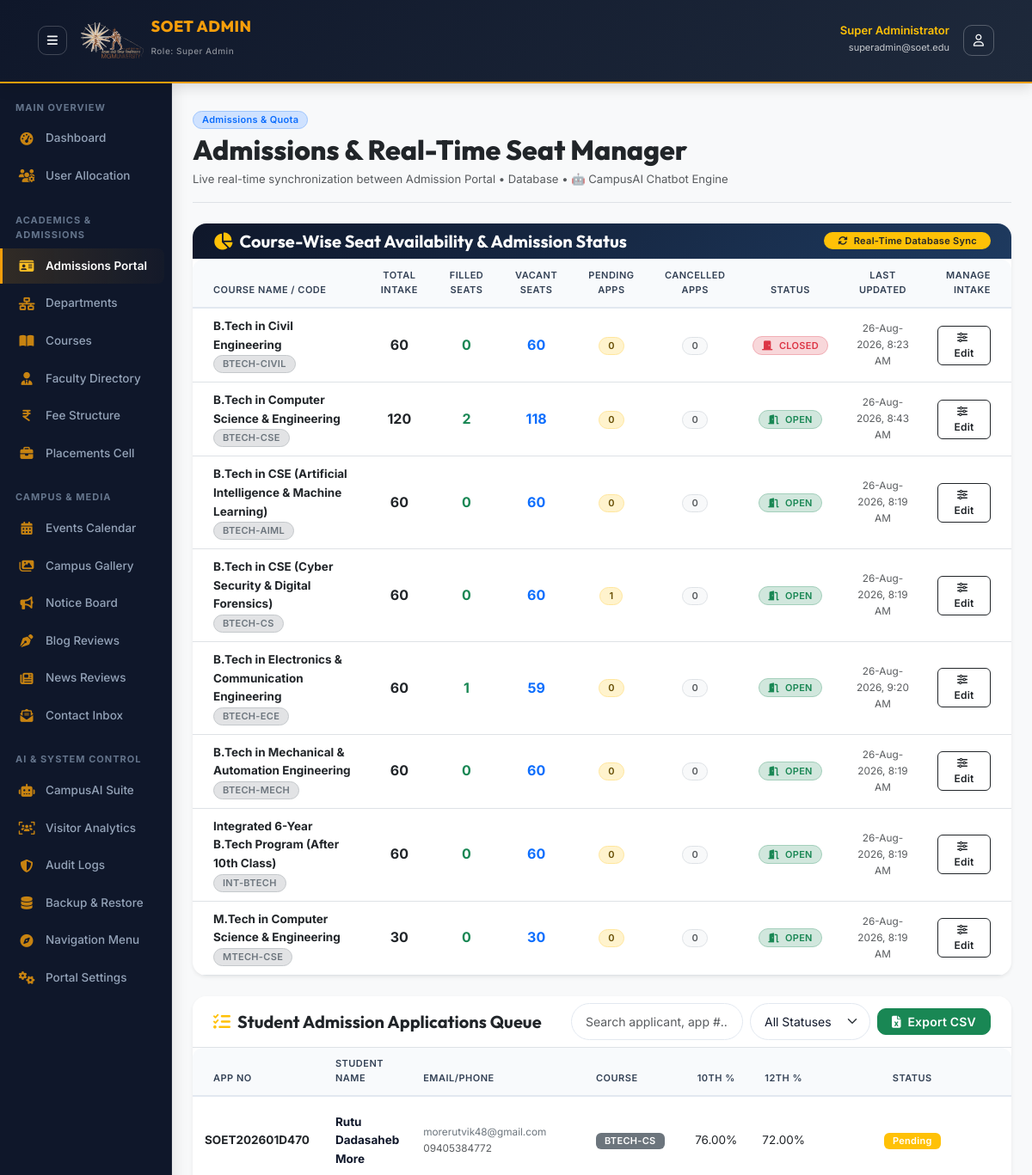
Page /admin/modules/admissions.php (signed in, upper part) on the earlier database version.
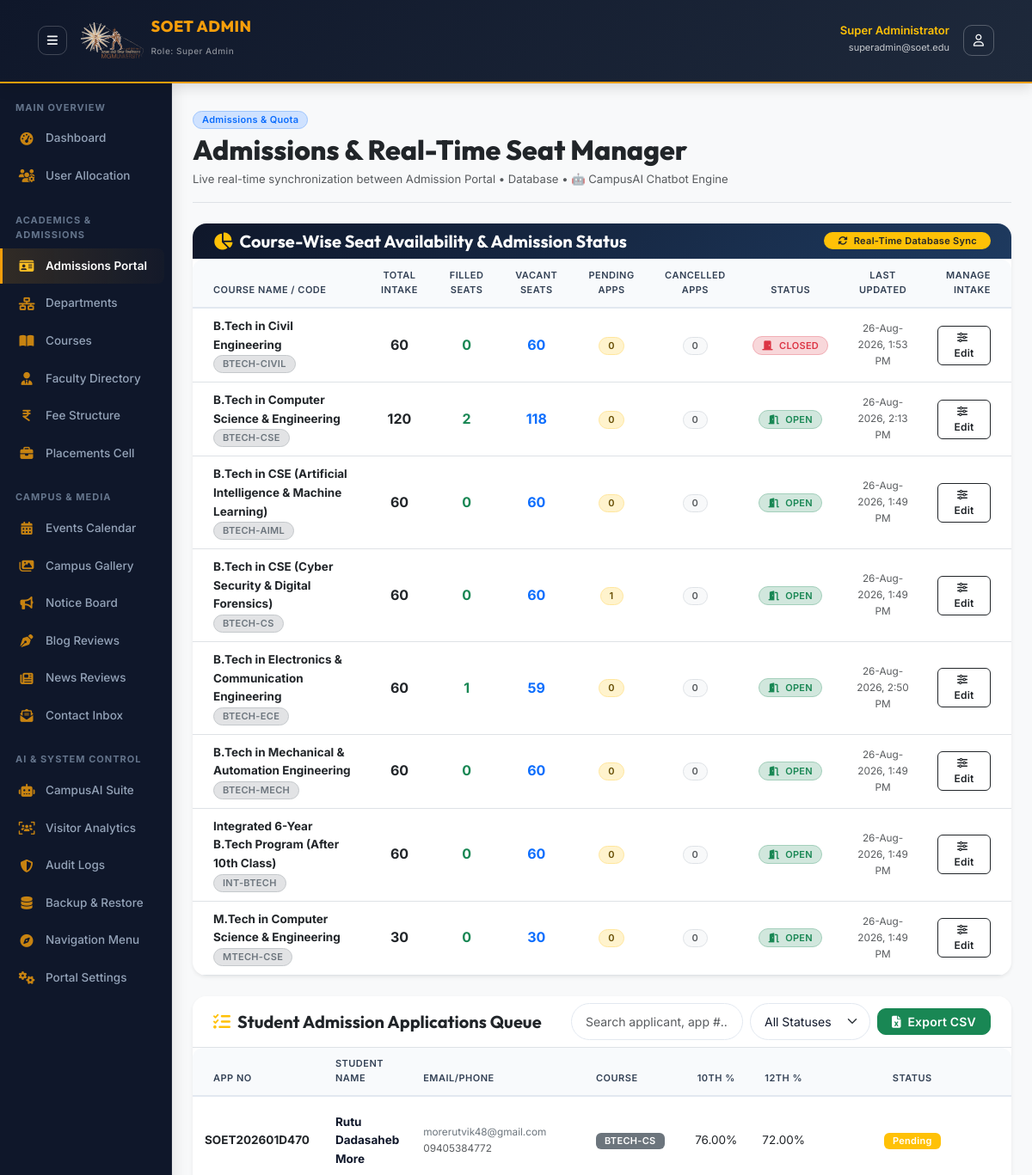
Same page on the later database version.
### tables this page shows
CREATE TABLE `courses` (
  `id` int(11) NOT NULL AUTO_INCREMENT,
  `department_id` int(11) NOT NULL,
  `name` varchar(100) NOT NULL,
  `code` varchar(20) NOT NULL,
  `description` text DEFAULT NULL,
  `image_path` varchar(255) DEFAULT NULL,
  `duration_years` int(11) DEFAULT 4,
  `semester_count` int(11) DEFAULT 8,
  `intake_capacity` int(11) DEFAULT 60,
  `filled_seats` int(11) NOT NULL DEFAULT 0,
  `admission_status` enum('OPEN','CLOSED','PAUSED') NOT NULL DEFAULT 'OPEN',
  `fee_year_1` decimal(10,2) DEFAULT 150000.00,
  `fee_year_2` decimal(10,2) DEFAULT 150000.00,
  `fee_year_3` decimal(10,2) DEFAULT 150000.00,
  `fee_year_4` decimal(10,2) DEFAULT 150000.00,
  `syllabus_pdf_year_1` varchar(255) DEFAULT NULL,
  `syllabus_pdf_year_2` varchar(255) DEFAULT NULL,
  `syllabus_pdf_year_3` varchar(255) DEFAULT NULL,
  `syllabus_pdf_year_4` varchar(255) DEFAULT NULL,
  `is_active` tinyint(1) DEFAULT 1,
  `updated_at` timestamp NOT NULL DEFAULT current_timestamp() ON UPDATE current_timestamp(),
  `created_at` timestamp NOT NULL DEFAULT current_timestamp(),
  PRIMARY KEY (`id`),
  UNIQUE KEY `code` (`code`),
  KEY `department_id` (`department_id`),
  KEY `idx_active_status` (`is_active`,`admission_status`),
  CONSTRAINT `courses_ibfk_1` FOREIGN KEY (`department_id`) REFERENCES `departments` (`id`) ON DELETE CASCADE
);

### core/Database.php (called while the page is built, shortened)
<?php
class Database
{
    private static ?Database $instance = null;
    private PDO $pdo;
    private function __construct()
    {
        $options = [
            PDO::ATTR_ERRMODE            => PDO::ERRMODE_EXCEPTION,
            PDO::ATTR_DEFAULT_FETCH_MODE => PDO::FETCH_ASSOC,
            PDO::ATTR_EMULATE_PREPARES   => false,
            PDO::ATTR_TIMEOUT            => 3,
        ];
        $rawHost = defined('DB_HOST') ? DB_HOST : '127.0.0.1';
        $port = defined('DB_PORT') ? DB_PORT : '3307';
        $dbName = defined('DB_NAME') ? DB_NAME : 'soet_college';
        $dbUser = defined('DB_USER') ? DB_USER : 'root';
        $dbPass = defined('DB_PASS') ? DB_PASS : '';
        $charset = defined('DB_CHARSET') ? DB_CHARSET : 'utf8mb4';
        $host = $rawHost;
        $dsnCandidates = [
            "mysql:host={$host};port={$port};dbname={$dbName};charset={$charset}",
            "mysql:host=127.0.0.1;port=3307;dbname={$dbName};charset={$charset}",
            "mysql:host=localhost;port=3307;dbname={$dbName};charset={$charset}",
            "mysql:host=127.0.0.1;port=3306;dbname={$dbName};charset={$charset}",
            "mysql:host=localhost;dbname={$dbName};charset={$charset}"
        ];
        $firstException = null;
        foreach (array_unique($dsnCandidates) as $dsn) {
            try {
                $this->pdo = new PDO($dsn, $dbUser, $dbPass, $options);
                return;
            } catch (PDOException $e) {
                if ($firstException === null) {
                    $firstException = $e;
                }
                $lastException = $e;
            }
        }
    }
    public static function getInstance(): Database
    {
        if (self::$instance === null) {
            self::$instance = new self();
        }
        return self::$instance;
    }
    public function query(string $sql, array $params = []): PDOStatement
    {
        $stmt = $this->pdo->prepare($sql);
        $stmt->execute($params);
        return $stmt;
    }
    public function fetchAll(string $sql, array $params = []): array
    {
        return $this->query($sql, $params)->fetchAll();
    }
}

### core/ContentManager.php (called while the page is built, shortened)
<?php
class ContentManager
{
    public Database $db;
    public function __construct()
    {
        $this->db = Database::getInstance();
    }
    public function getCourseSeatMetrics(?int $courseId = null): array
    {
        $sql = "SELECT c.id as course_id, c.name as course_name, c.code as course_code,
                       c.intake_capacity, c.filled_seats, c.admission_status, c.updated_at,
                       d.name as department_name,
                       (SELECT COUNT(*) FROM admissions a WHERE a.course_id = c.id AND a.status = 'pending') as pending_applications,
                       (SELECT COUNT(*) FROM admissions a WHERE a.course_id = c.id AND a.status = 'cancelled') as cancelled_applications
                FROM courses c
                JOIN departments d ON c.department_id = d.id
                WHERE c.is_active = 1";
        $params = [];
        $sql .= " ORDER BY c.name";
        $rows = $this->db->fetchAll($sql, $params);
        $result = [];
        foreach ($rows as $row) {
            $intake = (int)$row['intake_capacity'];
            $filled = (int)$row['filled_seats'];
            $vacant = max(0, $intake - $filled);
            $status = strtoupper($row['admission_status'] ?? 'OPEN');
            $lastUpdated = date('d-M-Y, g:i A', strtotime($row['updated_at']));
            $item = [
                'course_id' => (int)$row['course_id'],
                'course_name' => $row['course_name'],
                'course_code' => $row['course_code'],
                'department_name' => $row['department_name'],
                'total_intake' => $intake,
                'filled_seats' => $filled,
                'vacant_seats' => $vacant,
                'pending_applications' => (int)$row['pending_applications'],
                'cancelled_applications' => (int)$row['cancelled_applications'],
                'admission_status' => $status,
                'is_open' => ($status === 'OPEN' && $vacant > 0),
                'last_updated' => $lastUpdated,
                'raw_updated_at' => $row['updated_at']
            ];
            $result[] = $item;
        }
        return $result;
    }
}

### admin/modules/admissions.php (the view, shortened to what the changed rows need)
<?php
include_once __DIR__ . '/../includes/header.php';
$cms = new ContentManager();
$action = isset($_GET['action']) ? $_GET['action'] : 'list';
$seatMetrics = $cms->getCourseSeatMetrics();
?>
<div class="d-flex justify-content-between align-items-center pt-2 pb-3 mb-4 border-bottom">
    <div>
        <h2 class="font-display fw-extrabold text-dark mb-1">Admissions & Real-Time Seat Manager</h2>
    </div>
</div>
<?php if ($action === 'list'): ?>
    <div class="card border-0 shadow-sm rounded-4 mb-4 bg-white overflow-hidden">
        <div class="card-body p-0">
            <div class="table-responsive">
                <table class="table table-hover align-middle mb-0 text-sm">
                    <thead class="table-light">
                        <tr>
                            <th class="ps-4">Course Name / Code</th>
                            <th class="text-center">Total Intake</th>
                            <th class="text-center">Filled Seats</th>
                            <th class="text-center">Vacant Seats</th>
                            <th class="text-center">Pending Apps</th>
                            <th class="text-center">Cancelled Apps</th>
                            <th class="text-center">Status</th>
                            <th class="text-center">Last Updated</th>
                            <th class="text-end pe-4">Manage Intake</th>
                        </tr>
                    </thead>
                    <tbody>
                        <?php foreach ($seatMetrics as $m): ?>
                            <tr>
                                <td class="ps-4">
                                    <strong class="text-dark d-block"><?php echo htmlspecialchars($m['course_name']); ?></strong>
                                    <span class="badge bg-secondary-subtle text-secondary border border-secondary-subtle rounded-pill"><?php echo htmlspecialchars($m['course_code']); ?></span>
                                </td>
                                <td class="text-center fw-bold fs-6"><?php echo $m['total_intake']; ?></td>
                                <td class="text-center fw-bold text-success fs-6"><?php echo $m['filled_seats']; ?></td>
                                <td class="text-center fw-bold <?php echo $m['vacant_seats'] > 0 ? 'text-primary' : 'text-danger'; ?> fs-6">
                                    <?php echo $m['vacant_seats']; ?>
                                </td>
                                <td class="text-center"><span class="badge bg-warning-subtle text-warning-emphasis border border-warning-subtle rounded-pill px-2.5 py-1"><?php echo $m['pending_applications']; ?></span></td>
                                <td class="text-center"><span class="badge bg-light text-muted border rounded-pill"><?php echo $m['cancelled_applications']; ?></span></td>
                                <td class="text-center">
                                    <?php if ($m['admission_status'] === 'OPEN' && $m['vacant_seats'] > 0): ?>
                                        <span class="badge bg-success-subtle text-success border border-success-subtle rounded-pill px-2.5 py-1"><i class="fa-solid fa-door-open me-1"></i> OPEN</span>
                                    <?php else: ?>
                                        <span class="badge bg-danger-subtle text-danger border border-danger-subtle rounded-pill px-2.5 py-1"><i class="fa-solid fa-door-closed me-1"></i> CLOSED</span>
                                    <?php endif; ?>
                                </td>
                                <td class="text-center small text-muted"><?php echo $m['last_updated']; ?></td>
                                <td class="text-end pe-4">
                                    <button type="button" class="btn btn-sm btn-outline-dark rounded-pill px-3 font-semibold" data-bs-toggle="modal" data-bs-target="#modalSeat<?php echo $m['course_id']; ?>">
                                        <i class="fa-solid fa-sliders me-1"></i> Edit
                                    </button>
                                </td>
                            </tr>
                        <?php endforeach; ?>
                    </tbody>
                </table>
            </div>
        </div>
    </div>
    <div class="card border-0 shadow-sm rounded-4 bg-white overflow-hidden">
        <div class="card-body p-0">
            <div class="table-responsive">
                <table class="table table-hover align-middle mb-0" id="admissionsQueueTable">
                    <thead class="table-light">
                        <tr>
                            <th class="ps-4">App No</th>
                            <th>Student Name</th>
                            <th>Email/Phone</th>
                            <th>Course</th>
                            <th class="text-center">10th %</th>
                            <th class="text-center">12th %</th>
                            <th class="text-center">Status</th>
                            <th class="text-end">Actions</th>
                        </tr>
                    </thead>
                </table>
            </div>
        </div>
    </div>
<?php endif; ?>
<?php include_once __DIR__ . '/../includes/footer.php'; ?>

Differences in the rows shown:
changed courses "B.Tech in Civil Engineering": last_updated "26-Aug-2026, 8:23 AM" → "26-Aug-2026, 1:53 PM"
changed courses "B.Tech in Computer Science & Engineering": last_updated "26-Aug-2026, 8:43 AM" → "26-Aug-2026, 2:13 PM"
changed courses "B.Tech in CSE (Artificial Intelligence & Machine Learning)": last_updated "26-Aug-2026, 8:19 AM" → "26-Aug-2026, 1:49 PM"
changed courses "B.Tech in CSE (Cyber Security & Digital Forensics)": last_updated "26-Aug-2026, 8:19 AM" → "26-Aug-2026, 1:49 PM"
changed courses "B.Tech in Electronics & Communication Engineering": last_updated "26-Aug-2026, 9:20 AM" → "26-Aug-2026, 2:50 PM"
changed courses "B.Tech in Mechanical & Automation Engineering": last_updated "26-Aug-2026, 8:19 AM" → "26-Aug-2026, 1:49 PM"
changed courses "Integrated 6-Year B.Tech Program (After 10th Class)": last_updated "26-Aug-2026, 8:19 AM" → "26-Aug-2026, 1:49 PM"
changed courses "M.Tech in Computer Science & Engineering": last_updated "26-Aug-2026, 8:19 AM" → "26-Aug-2026, 1:49 PM"
